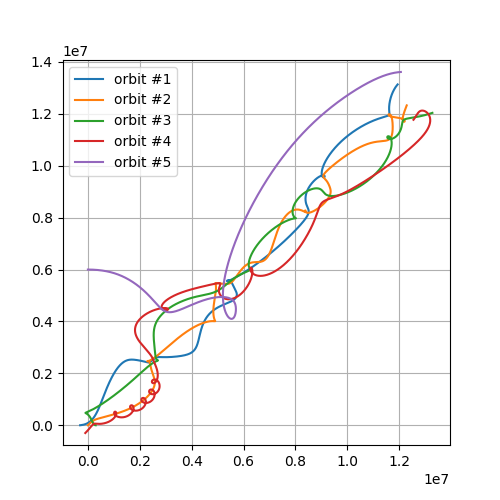

Recreate this plot in Python.
import rusty_orbital_dynamics as rod
import matplotlib.pyplot as plt
import numpy as np 

def Basic_Graphic(data,size):
    y_values = np.array(data[1])
    # Static Plot
    # plt.clf()
    plt.figure( figsize=(5,5) )

    current = int(len(y_values[0])/2)

    x_vals = []
    y_vals = []
    for x in range(size):
        x_val = y_values[:,current]
        x_vals.append(x_val)
        y_val = y_values[:,current+1]
        y_vals.append(y_val)
        plt.plot( x_val , y_val , label = 'orbit #' + str(x+1) )
        current += 3

    plt.legend()
    plt.grid()
    plt.axis('equal')
    plt.show()
    plt.savefig('test1.png')

def Formatter(vector):
    VN = []
    RN = []
    for i in range(len(vector)):
        if (i % 2 == 0):
            RN += vector[i]
        else:
            VN += vector[i]
    return VN + RN

# Mass Data
masses = [10**29,10**29,10**29,10**25,10**25]

# Positional and Velocity data; Of format Rx, Vx
vectors = [
    [-300000,0,0],
    [0,0,0],
    [0,0,0],
    [250,250,0],
    [300000,0,0],
    [0,0,0],
    [-100000,-300000,0],
    [300,300,0],
    [0,6000000,0],
    [50,0,0]
]

data = rod.rkf45(Formatter(vectors),masses,0,150000,1,6.67259*10**-20,10**-10,10,0.1)

# Generates a static plot of the data
Basic_Graphic(data,len(masses))